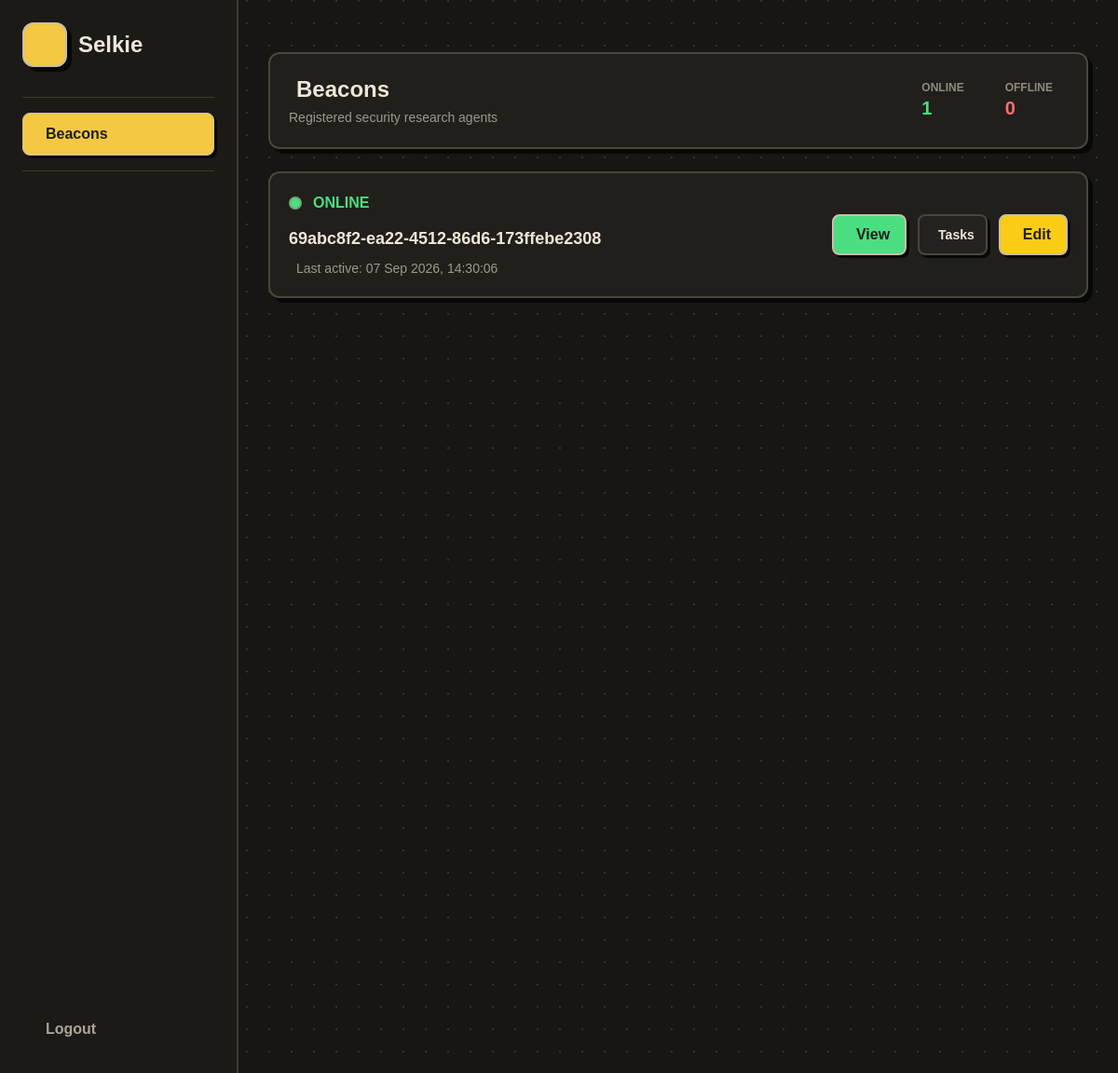
The page /dashboard/beacons on the database its author committed.
### db_manager.py (models this page shows)
class Base(DeclarativeBase):
    pass

class Beacon(Base):
    __tablename__ = "beacons"
    id: Mapped[str] = mapped_column(String, primary_key=True)
    public_key: Mapped[str] = mapped_column(String)
    system_info: Mapped[str] = mapped_column(JSON)
    registered_at: Mapped[datetime] = mapped_column(DateTime)
    last_active: Mapped[datetime] = mapped_column(DateTime)
    status: Mapped[str] = mapped_column(String, default="offline")

### dashboard.py (the view)
@dashboard.route("/beacons")
def beacons():
    with get_session() as session:
        beacons = (
            session.query(Beacon)
            .order_by(Beacon.status.desc(), Beacon.last_active.desc())
            .all()
        )
    return render_template("beacons.html", beacons=beacons)

### db_manager.py (called while the page is built)
def get_session():
    return Session(engine)

### templates/beacons.html (shortened to what this page needs)
{% extends "base.html" %}
{% block content %}
<div class="min-h-screen w-full pb-8">
    <main class="min-w-0">
        <section class="retro-card rounded-xl p-5 mb-6">
            <div class="flex flex-col md:flex-row
                                md:items-center md:justify-between
                                gap-5">
                <div>
                    <h2 class="text-2xl font-black
                                       flex items-center gap-2">
                        Beacons
                    </h2>
                    <p class="text-sm text-[#9d988d] mt-1">
                        Registered security research agents
                    </p>
                </div>
                <div class="flex gap-3">
                    <div class="stat rounded-lg px-4 py-2">
                        <div class="text-xs font-bold
                                            uppercase text-[#8f897e]">
                            Online
                        </div>
                        <div class="text-xl font-black
                                            text-green-400">
                            {{ beacons
                            | selectattr("status", "equalto", "online")
                            | list
                            | length }}
                        </div>
                    </div>
                    <div class="stat rounded-lg px-4 py-2">
                        <div class="text-xs font-bold
                                            uppercase text-[#8f897e]">
                            Offline
                        </div>
                        <div class="text-xl font-black
                                            text-red-400">
                            {{ beacons
                            | selectattr("status", "equalto", "offline")
                            | list
                            | length }}
                        </div>
                    </div>
                </div>
            </div>
        </section>
        <div id="beacon-list" hx-get="{{ url_for('dashboard.beacon_status') }}" hx-trigger="every 5s"
            hx-swap="innerHTML">
            {% include "partials/beacon_list.html" %}
        </div>
    </main>
</div>
{% endblock %}

### templates/partials/beacon_list.html (shortened to what this page needs)
<div class="space-y-4">
    {% for beacon in beacons %}
    <div class="retro-card rounded-xl p-5
                transition duration-100
                hover:bg-[#28251f]">
        <div class="flex flex-col md:flex-row
                    md:items-center md:justify-between
                    gap-5">
            <div class="min-w-0">
                <div class="flex items-center gap-3 mb-3">
                    {% if beacon.status == "online" %}
                    <span class="w-3.5 h-3.5 rounded-full
                                   bg-green-400 border-2 border-[#6fa879]"></span>
                    <span class="font-black text-green-400">
                        ONLINE
                    </span>
                    {% else %}
                    <span class="w-3.5 h-3.5 rounded-full
                                   bg-red-400 border-2 border-[#a85f5f]"></span>
                    <span class="font-black text-red-400">
                        OFFLINE
                    </span>
                    {% endif %}
                </div>
                <div class="font-black text-lg
                           text-[#eee7d8]
                           break-all">
                    {{ beacon.id }}
                </div>
                <div class="mt-2 text-sm text-[#9d988d]
                           flex items-center gap-2">
                    <span>
                        {% if beacon.last_active %}
                        Last active:
                        {{ beacon.last_active.strftime("%d %b %Y, %H:%M:%S") }}
                        {% else %}
                        Last active: Never
                        {% endif %}
                    </span>
                </div>
            </div>
            <div class="flex gap-3 shrink-0">
                <a href="{{ url_for('dashboard.beacon_details', beacon_id=beacon.id) }}" class="retro-btn bg-green-400
                           rounded-lg px-4 py-2
                           font-bold
                           flex items-center gap-2">
                    View
                </a>
                <a href="{{ url_for('task.view_tasks', beacon_id=beacon.id) }}" class="secondary-btn rounded-lg px-3 py-2
           flex items-center justify-center gap-2
           text-sm font-bold">
                    Tasks
                </a>
                <a href="{{ url_for('dashboard.edit_beacon', beacon_id=beacon.id) }}" class="retro-btn bg-yellow-400
                           rounded-lg px-4 py-2
                           font-bold
                           flex items-center gap-2">
                    Edit
                </a>
            </div>
        </div>
    </div>
    {% endfor %}
</div>

### templates/base.html (style rules this page uses)
body { background: #171614; background-image: radial-gradient(circle at 1px 1px, #353129 1px, transparent 0); background-size: 24px 24px; font-family: "Trebuchet MS", sans-serif; color: #eee7d8; }
.retro-card { background: #211f1b; border: 2px solid #4b463c; box-shadow: 5px 5px 0 #080808; }
.retro-btn { background: #f4c842; color: #201f1b; border: 2px solid #c9bfa9; box-shadow: 3px 3px 0 #080808; transition: .12s; }
.secondary-btn { background: #24221e; color: #eee7d8; border: 2px solid #4b463c; box-shadow: 3px 3px 0 #080808; transition: .12s; }

### rows shown on the page
Beacon: status "online" (drawn), id "69abc8f2-ea22-4512-86d6-173ffebe2308", last_active "07 Sep 2026, 14:30:06"
